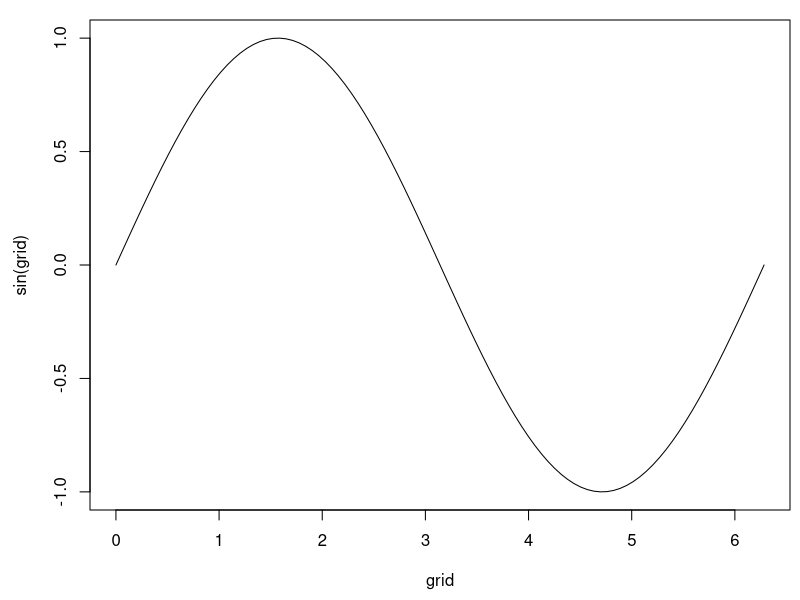

Recreate this plot in R. (Note: this script raises an error after producing the figure.)
## ---- chunk 1
library(lazyeval)
knitr::opts_chunk$set(collapse = TRUE, comment = "#>")
## ---- chunk 2
    par(mar = c(4.5, 4.5, 1, 0.5))
    grid <- seq(0, 2 * pi, length = 100)
    plot(grid, sin(grid), type = "l")
## ---- chunk 3
    df <- data.frame(x = c(1, 5, 4, 2, 3), y = c(2, 1, 5, 4, 3))
    
    with(df, mean(x))
    subset(df, x == y)
    transform(df, z = x + y)
## ---- chunk 4
my_label <- function(x) deparse(substitute(x))
my_label(x + y)
## ---- chunk 5
    my_label({
      a + b
      c + d
    })
## ---- chunk 6
    my_label2 <- function(x) my_label(x)
    my_label2(a + b)
## ---- chunk 7
my_label <- function(x) expr_text(x)
my_label2 <- function(x) my_label(x)
   
my_label({
  a + b
  c + d
})
my_label2(a + b)
## ---- chunk 8
    expr_label(x)
    expr_label(a + b + c)
    expr_label(foo({
      x + y
    }))
## ---- chunk 9
f <- ~ x + y + z
typeof(f)
attributes(f)
## ---- chunk 10
    length(f)
    # The 1st element is always ~
    f[[1]]
    # The 2nd element is the RHS
    f[[2]]
## ---- chunk 11
    g <- y ~ x + z
    length(g)
    # The 1st element is still ~
    g[[1]]
    # But now the 2nd element is the LHS
    g[[2]]
    # And the 3rd element is the RHS
    g[[3]]
## ---- chunk 12
f_rhs(f)
f_lhs(f)
f_env(f)

f_rhs(g)
f_lhs(g)
f_env(g)
## ---- chunk 13
f <- ~ 1 + 2 + 3
f
f_eval(f)
## ---- chunk 14
x <- 1
add_1000 <- function(x) {
  ~ 1000 + x
}

add_1000(3)
f_eval(add_1000(3))
## ---- chunk 15
f_unwrap(add_1000(3))
## ---- chunk 16
y <- 100
f_eval(~ y)
f_eval(~ y, data = list(y = 10))

# Can mix variables in environment and data argument
f_eval(~ x + y, data = list(x = 10))
# Can even supply functions
f_eval(~ f(y), data = list(f = function(x) x * 3))
## ---- chunk 17
f_eval(~ mean(cyl), data = mtcars)
## ---- chunk 18
mydata <- data.frame(x = 100, y = 1)
x <- 10

f_eval(~ .env$x, data = mydata)
f_eval(~ .data$x, data = mydata)
## ---- chunk 19
f_eval(~ .env$z, data = mydata)
f_eval(~ .data$z, data = mydata)
## ---- chunk 20
df_mean <- function(df, variable) {
  f_eval(~ mean(uq(variable)), data = df)
}

df_mean(mtcars, ~ cyl)
df_mean(mtcars, ~ disp * 0.01638)
df_mean(mtcars, ~ sqrt(mpg))
## ---- chunk 21
variable <- ~cyl
f_interp(~ mean(uq(variable)))

variable <- ~ disp * 0.01638
f_interp(~ mean(uq(variable)))
## ---- chunk 22
f <- ~ mean
f_interp(~ uq(f)(uq(variable)))
## ---- chunk 23
formula <- y ~ x
f_interp(~ lm(uq(formula), data = df))
## ---- chunk 24
f_interp(~ lm(uqf(formula), data = df))
## ---- chunk 25
variable <- ~ x
extra_args <- list(na.rm = TRUE, trim = 0.9)
f_interp(~ mean(uq(variable), uqs(extra_args)))
## ---- chunk 26
    f <- function(x) x + 1
    f_eval(~ f(10), list(f = "a"))
## ---- chunk 27
sieve <- function(df, condition) {
  rows <- f_eval(condition, df)
  if (!is.logical(rows)) {
    stop("`condition` must be logical.", call. = FALSE)
  }
  
  rows[is.na(rows)] <- FALSE
  df[rows, , drop = FALSE]
}

df <- data.frame(x = 1:5, y = 5:1)
sieve(df, ~ x <= 2)
sieve(df, ~ x == y)
## ---- chunk 28
threshold_x <- function(df, threshold) {
  sieve(df, ~ x > threshold)
}
threshold_x(df, 3)
## ---- chunk 29
    rm(x)
    df2 <- data.frame(y = 5:1)
    
    # Throws an error
    threshold_x(df2, 3)
    
    # Silently gives the incorrect result!
    x <- 5
    threshold_x(df2, 3)
## ---- chunk 30
    df3 <- data.frame(x = 1:5, y = 5:1, threshold = 4)
    threshold_x(df3, 3)
## ---- chunk 31
threshold_x <- function(df, threshold) {
  sieve(df, ~ .data$x > .env$threshold)
}

threshold_x(df2, 3)
threshold_x(df3, 3)
## ---- chunk 32
threshold <- function(df, variable, threshold) {
  stopifnot(is.character(variable), length(variable) == 1)
  
  sieve(df, ~ .data[[.env$variable]] > .env$threshold)
}
threshold(df, "x", 4)
## ---- chunk 33
threshold <- function(df, variable = ~x, threshold = 0) {
  sieve(df, ~ uq(variable) > .env$threshold)
}

threshold(df, ~ x, 4)
threshold(df, ~ abs(x - y), 2)
## ---- chunk 34
x <- 3
threshold(df, ~ .data$x - .env$x, 0)
## ---- chunk 35
mogrify <- function(`_df`, ...) {
  args <- list(...)
  
  for (nm in names(args)) {
    `_df`[[nm]] <- f_eval(args[[nm]], `_df`)
  }
  
  `_df`
}
## ---- chunk 36
df <- data.frame(x = 1:5, y = sample(5))
mogrify(df, z = ~ x + y, z2 = ~ z * 2)
## ---- chunk 37
add_variable <- function(df, name, expr) {
  do.call("mogrify", c(list(df), setNames(list(expr), name)))
}
add_variable(df, "z", ~ x + y)
## ---- chunk 38
f_list("x" ~ y, z = ~z)
## ---- chunk 39
mogrify <- function(`_df`, ...) {
  args <- f_list(...)
  
  for (nm in names(args)) {
    `_df`[[nm]] <- f_eval(args[[nm]], `_df`)
  }
  
  `_df`
}
## ---- chunk 40
add_variable <- function(df, name, expr) {
  mogrify(df, name ~ uq(expr))
}
add_variable(df, "z", ~ x + y)
## ---- chunk 41
sieve_ <- function(df, condition) {
  rows <- f_eval(condition, df)
  if (!is.logical(rows)) {
    stop("`condition` must be logical.", call. = FALSE)
  }
  
  rows[is.na(rows)] <- FALSE
  df[rows, , drop = FALSE]
}
## ---- chunk 42
sieve <- function(df, expr) {
  sieve_(df, f_capture(expr))
}
sieve(df, x == 1)
## ---- chunk 43
scramble <- function(df) {
  df[sample(nrow(df)), , drop = FALSE]
}
subscramble <- function(df, expr) {
  scramble(sieve(df, expr))
}
subscramble(df, x < 4)
## ---- chunk 44
mogrify_ <- function(`_df`, args) {
  args <- as_f_list(args)
  
  for (nm in names(args)) {
    `_df`[[nm]] <- f_eval(args[[nm]], `_df`)
  }
  
  `_df`
}

mogrify <- function(`_df`, ...) {
  mogrify_(`_df`, dots_capture(...))
}
